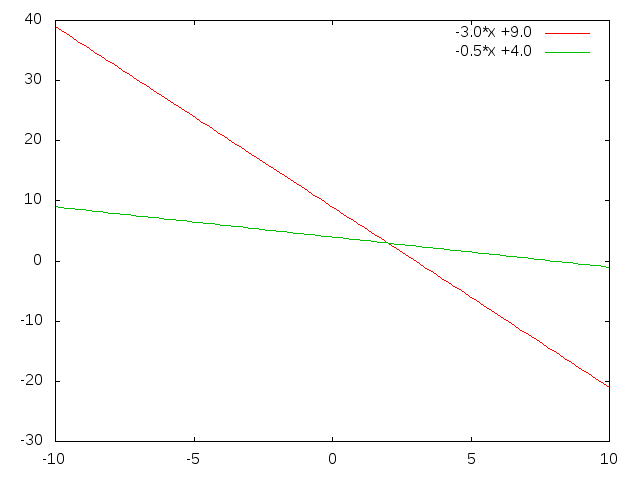

This figure's gnuplot source:
set term png
set output "chart.png" 
plot -3.0*x +9.0, -0.5*x +4.0